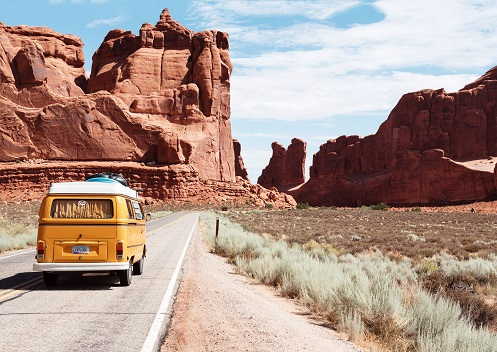
#> input picture 1_copy.jpg, 497 x 352 px
$ python Adding_images_with_weights.py
#> lines starting #> are read from the running program, lines starting #| are printed output that depends on the picture
# -*- coding: utf-8 -*-
"""
Created on Fri Mar 13 13:43:05 2020

@author: vijay chauhan

Adding images , and adding images with weights
"""

import numpy as np
import cv2 as cv2

img1=cv2.imread('1_copy.jpg')
#> img1 is the input picture: shape (352, 497, 3); mean B, G, R 138.9, 148.4, 171.9
img2=cv2.imread('275_2.jfif')
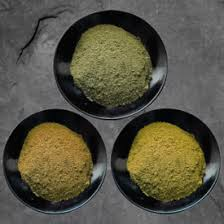
#> input picture 275_2.jfif, 224 x 224 px
#> img2 is the input picture: shape (224, 224, 3); mean B, G, R 67.6, 83.5, 86.8
cv2.namedWindow('res',cv2.WINDOW_NORMAL)
cv2.resizeWindow('res',500,500)
# I want to put logo on top-left corner, So I create a ROI
rows,cols,channels = img2.shape
#> rows = 224; cols = 224; channels = 3
roi = img1[0:rows, 0:cols ]
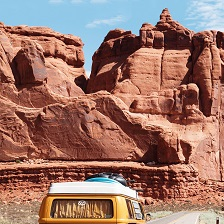
#> roi: shape (224, 224, 3); mean B, G, R 105.5, 117.3, 156.8
#> (the run stopped early here; a loop or call above may not have finished)
